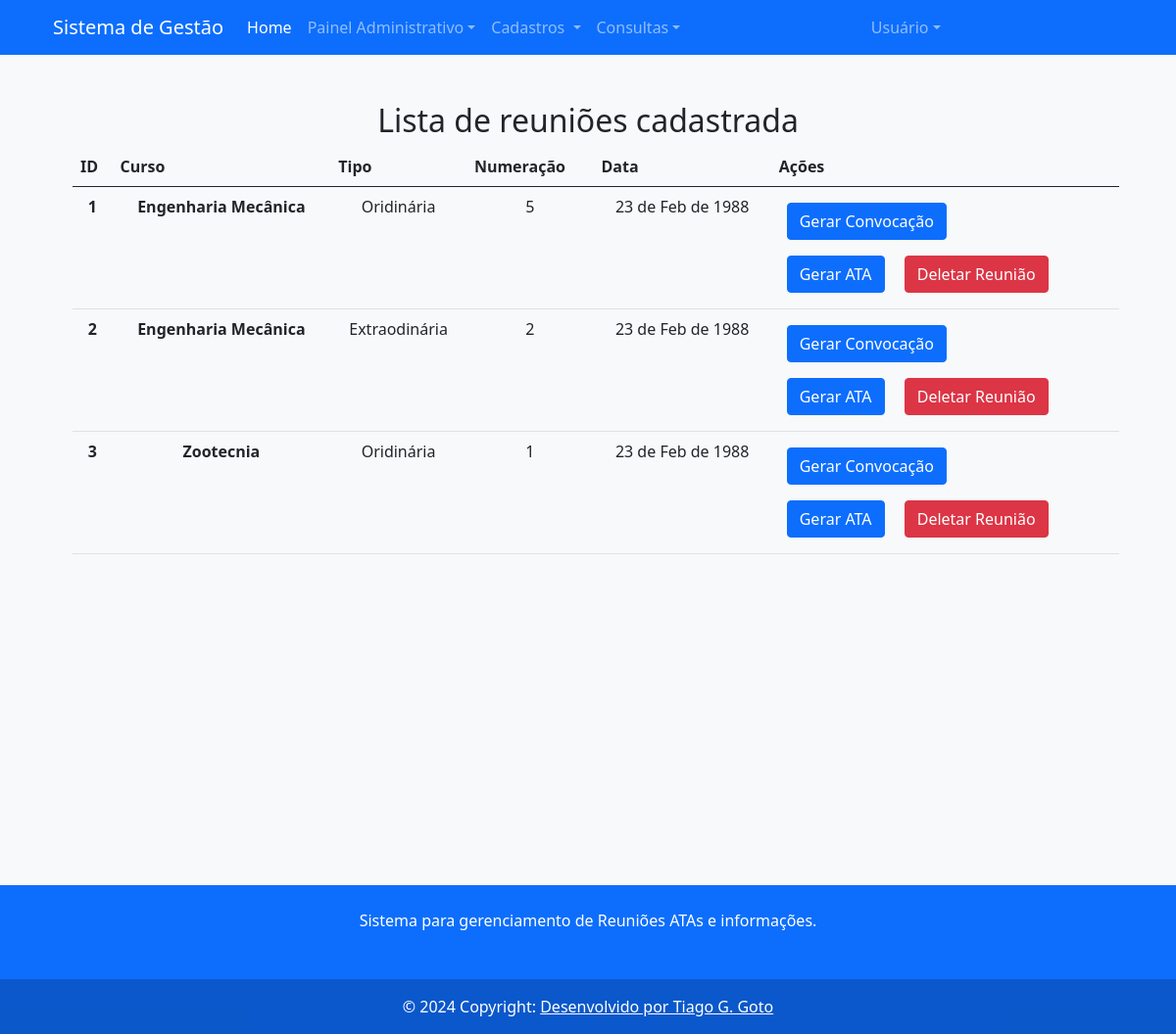
/meetings/ (signed in), run on an earlier commit of the app's database.
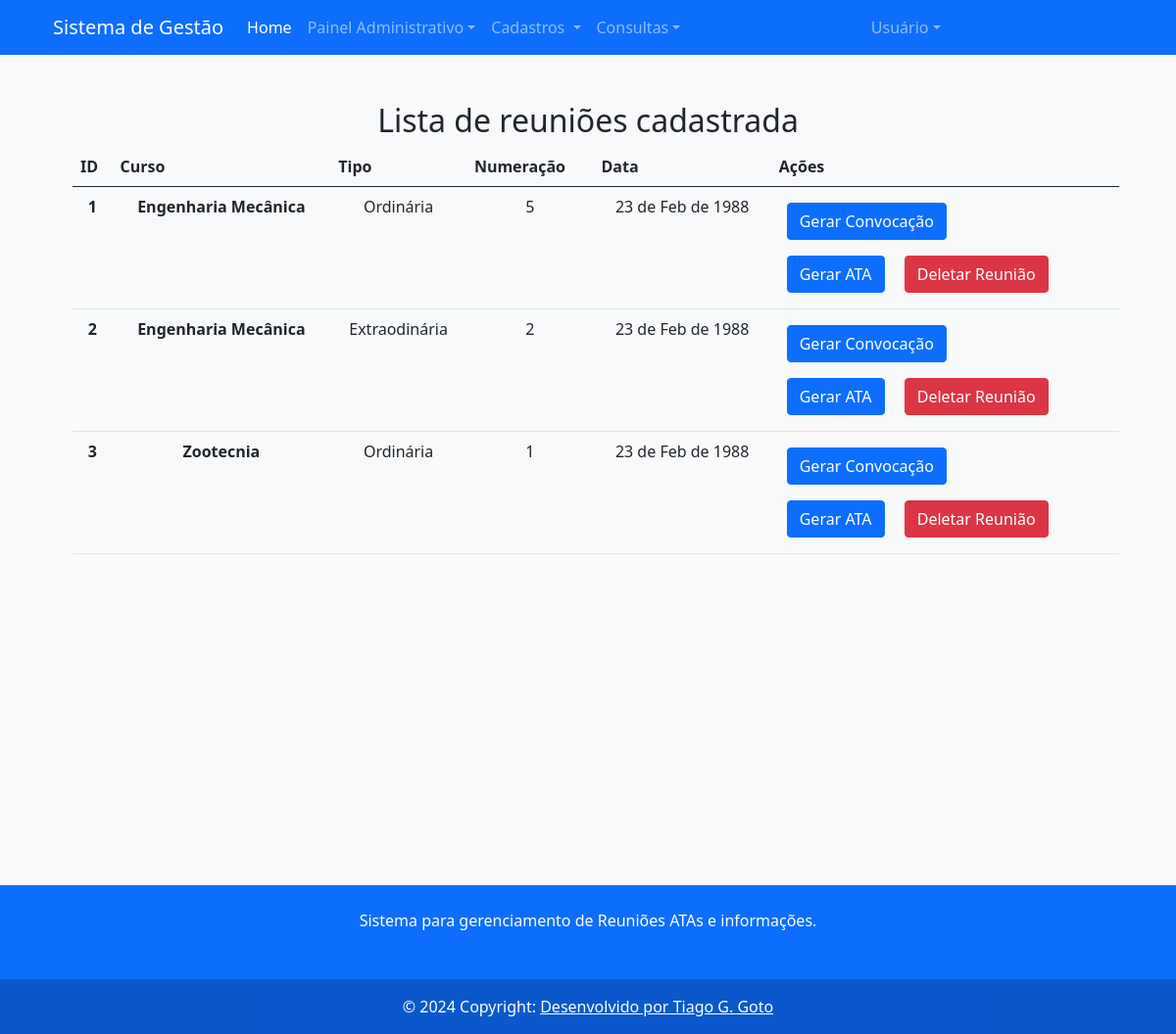
And on a later commit of the database.
### src/models/entities/meetings.py (models this page shows, shortened)
class Meetings(db.Model):
    __tablename__ = "meetings"
    id = db.Column(db.Integer, primary_key=True, autoincrement=True)
    meet_number = db.Column(db.Integer, nullable=False)
    meet_description = db.Column(db.Text, nullable=False)
    meet_regdate = db.Column(db.DateTime, default=datetime.now)
    meet_date = db.Column(db.DateTime, nullable = False)
    meet_location = db.Column(db.Text, nullable = False)
    meet_type_id = db.Column(db.Integer, db.ForeignKey('meeting_type.id'), nullable=False)
    meet_type = db.relationship("Meeting_type", back_populates="meeting")
    meeting_agenda = db.relationship("Meeting_agenda", back_populates="meeting", lazy='dynamic')
    minutes = db.relationship("Meeting_minute", back_populates="meeting", lazy='dynamic')
    attendees = db.relationship("Meeting_attendees", back_populates="meeting", lazy='dynamic')
    course_id = db.Column(db.Integer, db.ForeignKey('course.id'), nullable = False)
    course = db.relationship("Course", back_populates="meeting")

class Meeting_type(db.Model):
    __tablename__="meeting_type"
    id = db.Column(db.Integer, primary_key=True, autoincrement=True)
    type_name = db.Column(db.Text, nullable=False)
    meeting = db.relationship("Meetings", back_populates="meet_type", lazy='dynamic')
    numbering = db.relationship("Numbering", back_populates="meet_type", lazy="dynamic")
    def __repr__(self):
        return f"{self.type_name}"

### src/models/entities/institution.py (models this page shows, shortened)
class Course(db.Model):
    __tablename__= 'course'
    id = db.Column(db.Integer, primary_key=True, autoincrement=True)
    name = db.Column(db.Text, nullable=False)
    depart_id = db.Column(db.Integer, db.ForeignKey('department.id'))
    department = db.relationship("Department", back_populates="course")
    meeting = db.relationship("Meetings", back_populates="course", lazy='dynamic')
    numbering = db.relationship("Numbering", back_populates="course", lazy='dynamic')
    attendee = db.relationship("Attendees", back_populates="course", lazy='dynamic')
    def __repr__(self):
        return f'{self.name}'

### src/routes/meetings.py (the view)
@meetings_route.route('/')
@login_required
def list_meetings():
    meetings_date = Reg_meetings.gets()
    return render_template('list_meetings.html', dados= meetings_date)

### src/models/repository/meetings.py (called while the page is built)
    def gets():
        meetings_list = db.session.execute(db.select(Meetings).order_by(Meetings.id)).scalars()
        return meetings_list

### src/routes/login.py (called while the page is built)
@login_manager.user_loader
def loader_user(user_id):
    return Users.query.filter_by(userid=user_id).first()

### src/templates/list_meetings.html
{% extends "base.html" %}
{% block content %}
<div class="container-fluid mt-5 mb-5">
    <h2 class="text-center">Lista de reuniões cadastrada</h2>
    <div class="container">
<table class="table m-2 p-3">
    <thead>
      <tr>
        <th scope="col">ID</th>
        <th scope="col">Curso</th>
        <th scope="col">Tipo</th>
        <th scope="col">Numeração</th>
        <th scope="col">Data</th>
        <th scope="col">Ações</th>
      </tr>
    </thead>
    <tbody>
        {% for meeting in dados %}
      <tr>
        <th class="text-center"> {{ meeting.id }}</th>
        <th class="text-center">{{meeting.course}}</th>
        <td class="text-center">{{ meeting.meet_type }}</td>
        <td class="text-center">{{ meeting.meet_number }}</td>
        <td class="text-center">{{ meeting.meet_date.strftime("%d de %b de %Y") }}</td>
        <td>
          <form id="gnotice">
            <button formtarget="gnotice" type="submit" class="btn btn-primary m-2" formaction="{{url_for('meetings.generate_notice', id=meeting.id)}}" formmethod="post"> Gerar Convocação </button>
          </form>
            <button type="button" class="btn btn-primary m-2"> Gerar ATA</button>
            <button type="button" class="btn btn-danger m-2"> Deletar Reunião</button>
        </td>
      </tr>
      {% endfor %}
    </tbody>
  </table>
</div>
</div>
{% endblock %}

### src/templates/base.html (shortened to what this page needs)
<!doctype html>
<html lang="en">
  <head>
    <link href="https://cdn.jsdelivr.net/npm/bootstrap@5.0.2/dist/css/bootstrap.min.css" rel="stylesheet">
    <link rel="stylesheet" href="https://cdn.jsdelivr.net/npm/bootstrap-icons@1.11.3/font/bootstrap-icons.min.css">
  </head>
  <body class="bg-light min-vh-100" >
    <header class="bg-primary">
        <div class="container ">
        <nav class="navbar navbar-expand-lg navbar-dark bg-primary">
            <div class="container-fluid">
                <a class="navbar-brand" href="#">Sistema de Gestão</a>
                <div class="collapse navbar-collapse" id="navbarText">
                    <ul class="navbar-nav me-auto mb-2 mb-lg-0">
                      <li class="nav-item">
                        <a class="nav-link active" aria-current="page" href="{{ url_for('home.home') }}">Home</a>
                      </li>
                      <li class="nav-item dropdown">
                        <a class="nav-link dropdown-toggle" href="#" role="button" data-bs-toggle="dropdown" aria-expanded="false" > Painel Administrativo</a>
                      </li>
                      <li class="nav-item dropdown">
                        <a class="nav-link dropdown-toggle" href="#" role="button" data-bs-toggle="dropdown" aria-expanded="false" > Cadastros </a>
                      </li>
                      <li class="nav-item dropdown">
                        <a class="nav-link dropdown-toggle" href="#" role="button" data-bs-toggle="dropdown" aria-expanded="false" > Consultas</a>
                      </li>
                    </ul>
                    <ul class="navbar-nav me-auto mb-2 mb-lg-0">
                      <li class="nav-item dropdown">
                        <a class="nav-link dropdown-toggle" href="#" role="button" data-bs-toggle="dropdown" aria-expanded="false" > Usuário</a>
                      </li>
                    </ul>
                </div>
            </div>
          </nav>
        </div>
    </header>
    <div class="container min-vh-100">
    {% block content %}{% endblock %}
    </div>
<footer class="bg-primary text-center text-white">
    <div class="container p-4">
      <section class="mb-4">
        <p>
         Sistema para gerenciamento de Reuniões ATAs e informações.
        </p>
      </section>
    </div>
    <div class="text-center p-3" style="background-color: rgba(0, 0, 0, 0.2)">
      © 2024 Copyright:
      <a class="text-white" href="#">Desenvolvido por Tiago G. Goto</a>
    </div>
  </footer>
  </body>
</html>

What changed in the data, as far as the page shows it:
changed through a linked row, Meetings id 1: meet_type "Oridinária" → "Ordinária"
changed through a linked row, Meetings "Zootecnia": meet_type "Oridinária" → "Ordinária"
